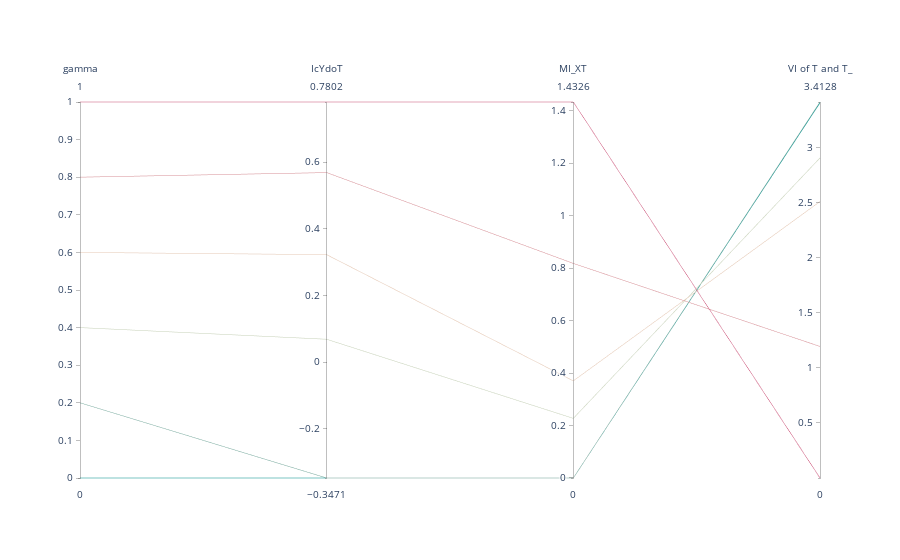

Source (notebook cell):
### Code cell
#conditions = (best_runs['converged'] == 1.0) 
conditions = pd.Series([True] * len(best_runs), index=best_runs.index)
filtered_runs = best_runs[conditions]

dimensions = [{'label': col, 'values': filtered_runs[col]} for col in columns_to_plot]
fig = go.Figure(data=
    go.Parcoords(
        line=dict(
            #colorbar=dict(title_text='gamma', tickvals=np.arange(0,1.1,0.2)),
            color=filtered_runs['gamma'], colorscale='TealRose', showscale=False), 
        dimensions=dimensions,
        unselected=dict(line=dict(color='gray', opacity=0.08))
    )
)
# Show the plot
fig.show()

### Figure 1 — Plotly figure (JSON) as saved in the notebook; plotly's stock layout.template omitted (floating-point values rounded to 4 significant figures)
{"data": [{"dimensions": [{"label": "gamma", "values": [1, 0.8, 0.6, 0.4, 0.2, 0]}, {"label": "IcYdoT", "values": [0.7802, 0.5686, 0.3225, 0.06886, -0.3471, -0.3471]}, {"label": "MI_XT", "values": [1.433, 0.8175, 0.3701, 0.2272, 0, -2.384e-07]}, {"label": "VI of T and T_", "values": [3.03e-07, 1.194, 2.51, 2.905, 3.413, 3.406]}], "line": {"color": [1, 0.8, 0.6, 0.4, 0.2, 0], "colorscale": [[0, "rgb(0, 147, 146)"], [0.1667, "rgb(114, 170, 161)"], [0.3333, "rgb(177, 199, 179)"], [0.5, "rgb(241, 234, 200)"], [0.6667, "rgb(229, 185, 173)"], [0.8333, "rgb(217, 137, 148)"], [1, "rgb(208, 88, 126)"]], "showscale": false}, "type": "parcoords", "unselected": {"line": {"color": "gray", "opacity": 0.08}}}], "layout": {"autosize": true}}
